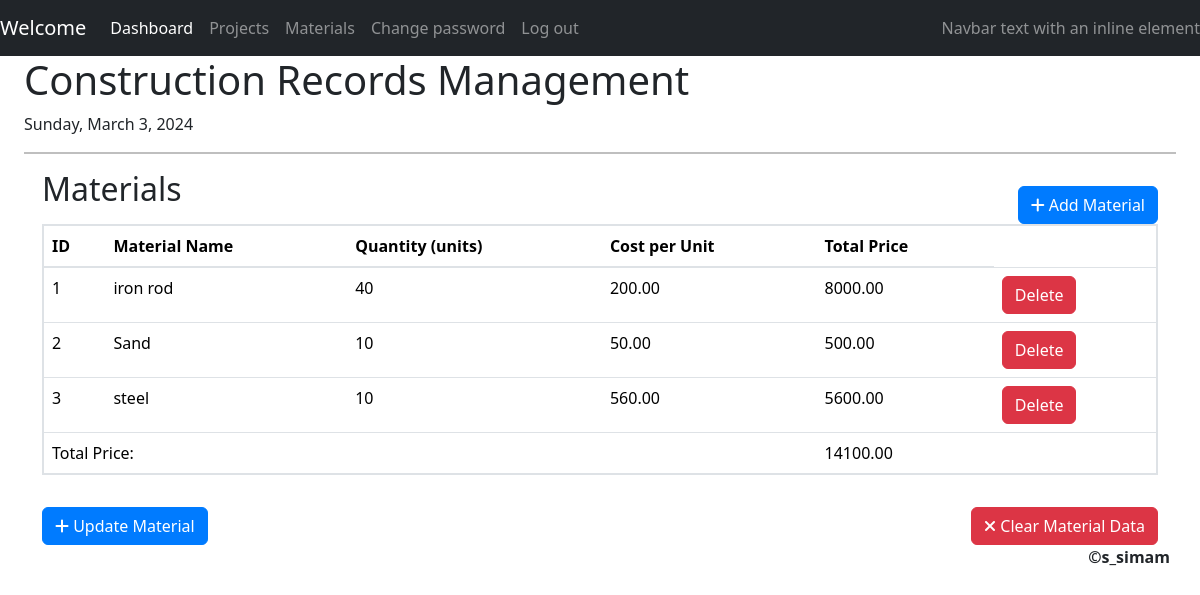
/manager/materials (signed in), run on the app's committed database.
### manager/models.py (models this page shows, shortened)
class Material(models.Model):
    name = models.CharField(max_length=100, unique=True)
    unit_price = models.DecimalField(max_digits=10, decimal_places=2)
    quantity = models.IntegerField(default=0)

### manager/views.py (the view)
# urls.py: path("materials", views.materials_available, name="materials_available"),
@login_required(login_url='/admin/login/?next=/manager/')
def materials_available(request):
    return render(request, "manager/materials.html", {
        "materials": Material.objects.all()
    } )

### manager/templates/manager/materials.html (shortened to what this page needs)
{%extends 'manager/layout.html'%}
{%block body%}
    <div class="container">
        <a href="{%url 'add_material'%}" id="add-material-button" class="btn btn-primary float-right mt-3">
            <i class="fas fa-plus"></i> Add Material
        </a>
        <h2>Materials</h2>
        <table class="table">
            <thead>
                <tr>
                    <th>ID</th>
                    <th>Material Name</th>
                    <th>Quantity (units)</th>
                    <th>Cost per Unit</th>
                    <th>Total Price</th>
                </tr>
            </thead>
            <tbody>
                {% for material in materials %}
                    <tr data-material-id="{{ material.id }}">
                        <td> {{forloop.counter}} </td>
                        <td>{{ material.name }}</td>
                        <td>{{ material.quantity }}</td>
                        <td>{{material.unit_price}}</td>
                        <td class="total-price">0.00</td>
                        <td>
                            <button type="button" class="btn btn-danger delete-material">
                                Delete
                            </button>
                        </td>
                    </tr>
                {% empty %}
                    <tr>
                        <td colspan="5" id="no-materials-message">No materials available</td>
                    </tr>
                {% endfor %}
                <tr>
                    <td colspan="4">Total Price:</td>
                    <td id="total-price">0.00</td>
                </tr>
            </tbody>
        </table>
        <a href="{%url 'update_material'%}" id="add-material-button" class="btn btn-primary float-left mt-3">
            <i class="fas fa-plus"></i> Update Material
        </a>
        <button type="button" id="clear-material-data" class="btn btn-danger float-right mt-3">
            <i class="fas fa-times"></i> Clear Material Data
        </button>
    </div>
{%endblock%}

### manager/templates/manager/materials.html (style rules this page uses)
table { border: 2px solid #ccc; }
.btn-primary { background-color: #007BFF; border-color: #007BFF; }

### data on the page
Material: name "iron rod", quantity "40", unit_price "200.00"
Material: name "Sand", quantity "10", unit_price "50.00"
Material: name "steel", quantity "10", unit_price "560.00"
